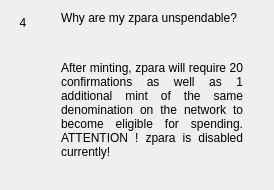
                  <widget class="QWidget" name="widgetFaq4" native="true">
                   <layout class="QHBoxLayout" name="horizontalPage_4" stretch="0,1">
                    <item alignment="Qt::AlignTop">
                     <widget class="QLabel" name="labelNumber4">
                      <property name="minimumSize">
                       <size>
                        <width>24</width>
                        <height>24</height>
                       </size>
                      </property>
                      <property name="maximumSize">
                       <size>
                        <width>16777215</width>
                        <height>24</height>
                       </size>
                      </property>
                      <property name="text">
                       <string>4</string>
                      </property>
                      <property name="alignment">
                       <set>Qt::AlignCenter</set>
                      </property>
                     </widget>
                    </item>
                    <item>
                     <layout class="QVBoxLayout" name="verticalLayoutPage_4">
                      <property name="leftMargin">
                       <number>20</number>
                      </property>
                      <property name="rightMargin">
                       <number>20</number>
                      </property>
                      <item>
                       <widget class="QLabel" name="labelSubtitle4">
                        <property name="text">
                         <string>Why are my zpara unspendable?</string>
                        </property>
                        <property name="wordWrap">
                         <bool>true</bool>
                        </property>
                       </widget>
                      </item>
                      <item>
                       <spacer name="verticalSpacer_40">
                        <property name="orientation">
                         <enum>Qt::Vertical</enum>
                        </property>
                        <property name="sizeType">
                         <enum>QSizePolicy::Fixed</enum>
                        </property>
                        <property name="sizeHint" stdset="0">
                         <size>
                          <width>20</width>
                          <height>30</height>
                         </size>
                        </property>
                       </spacer>
                      </item>
                      <item>
                       <widget class="QLabel" name="labelContent4">
                        <property name="text">
                         <string>
                           &lt;html&gt;&lt;head/&gt;&lt;body&gt;&lt;p align=&quot;justify&quot;&gt;
                           After minting, zpara will require 20 confirmations as well as 1
                           additional mint of the same denomination on the network to
                           become eligible for spending. ATTENTION ! zpara is disabled currently!
                           &lt;/p&gt;&lt;/body&gt;&lt;/html&gt;
                         </string>
                        </property>
                        <property name="alignment">
                         <set>Qt::AlignLeading|Qt::AlignLeft|Qt::AlignTop</set>
                        </property>
                        <property name="wordWrap">
                         <bool>true</bool>
                        </property>
                       </widget>
                      </item>
                      <item>
                       <spacer name="verticalSpacer_41">
                        <property name="orientation">
                         <enum>Qt::Vertical</enum>
                        </property>
                        <property name="sizeHint" stdset="0">
                         <size>
                          <width>20</width>
                          <height>20</height>
                         </size>
                        </property>
                       </spacer>
                      </item>
                     </layout>
                    </item>
                   </layout>
                  </widget>
